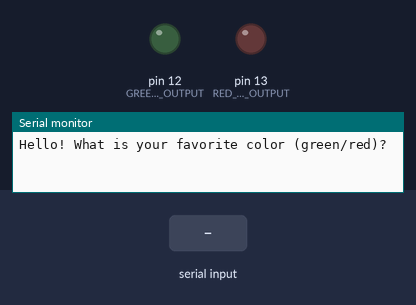
The sketch below on a simulated Arduino Uno, built with avr-gcc and run on an emulated ATmega328P. On the bench: output pins drawn as LEDs (lit = HIGH), the last lines printed to the serial monitor. Inputs (shaded band) come from the test bench.

Above: at 1.2 s.
1.3 s: "green" received over Serial
At 2.7 s:
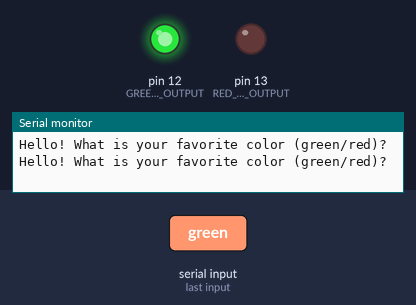
3.8 s: "red" received over Serial
At 5.7 s:
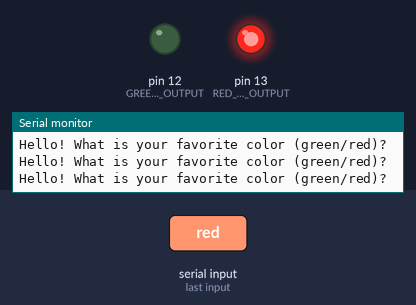
6.3 s: "1" received over Serial
At 8.7 s:
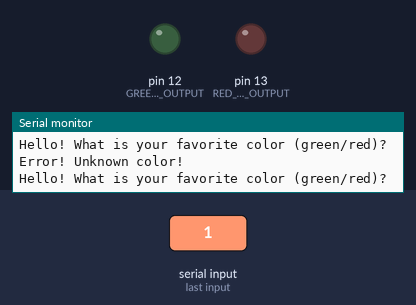
Timing chart, 0 to 10.2 s (numbered marks = the images above; inputs shaded):
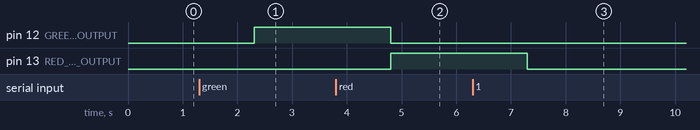

The sketch:

19_2_read_string_and_with_led.ino
```cpp
const int RED_LED_OUTPUT = 13;
const int GREEN_LED_OUTPUT = 12;

void setup()
{
    Serial.begin(9600);
    pinMode(RED_LED_OUTPUT, OUTPUT);
    pinMode(GREEN_LED_OUTPUT, OUTPUT);
}

void loop()
{
    Serial.println("Hello! What is your favorite color (green/red)?");
    while (Serial.available() == 0)
    {
    }

    String color = Serial.readString();
    color.trim();

    if (color == "green")
    {
        digitalWrite(RED_LED_OUTPUT, LOW);
        digitalWrite(GREEN_LED_OUTPUT, HIGH);
    }
    else if (color == "red")
    {
        digitalWrite(GREEN_LED_OUTPUT, LOW);
        digitalWrite(RED_LED_OUTPUT, HIGH);
    }
    else
    {
        Serial.println("Error! Unknown color!");
        digitalWrite(GREEN_LED_OUTPUT, LOW);
        digitalWrite(RED_LED_OUTPUT, LOW);
    }
}
```

Measured:
- after the input at 1.3 s, pin 12 (GREEN_LED_OUTPUT): LOW → HIGH after 1.0 s
- after the input at 3.8 s, pin 12 (GREEN_LED_OUTPUT): HIGH → LOW after 1.0 s; pin 13 (RED_LED_OUTPUT): LOW → HIGH after 1.0 s
- after the input at 6.3 s, pin 13 (RED_LED_OUTPUT): HIGH → LOW after 1.0 s
